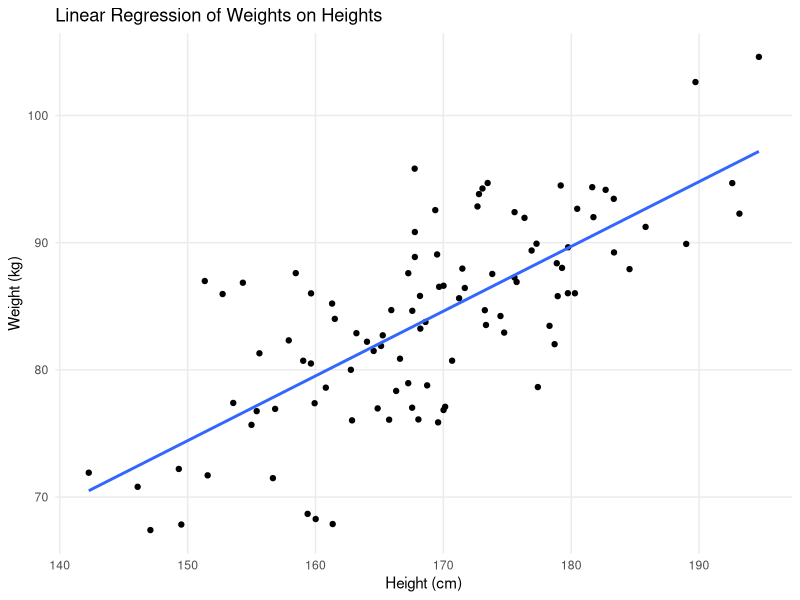

This figure's R source:
## ---- chunk 1
# Load necessary libraries
library(ggplot2)
library(dplyr)
# Create a sample data set

set.seed(8561)

theme_set(theme_minimal(base_size = 11) +
            theme(legend.position = "bottom",
              panel.grid.minor = element_blank()))

n <- 100
heights <- rnorm(n, mean = 170, sd = 10)
weights <- 0.5 * heights + rnorm(n, mean = 0, sd = 5)
df <- data.frame(heights, weights)
head(df, 5)

# Fit a linear regression model
model <- lm(weights ~ heights, data = df)
# Summarize the model
summary(model)
# Plot the data and the fitted line
ggplot(df, aes(x = heights, y = weights)) +
  geom_point() +
  geom_smooth(method = "lm", formula = y ~ x, se = FALSE) +
  labs(title = "Linear Regression of Weights on Heights",
       x = "Height (cm)",
       y = "Weight (kg)")
